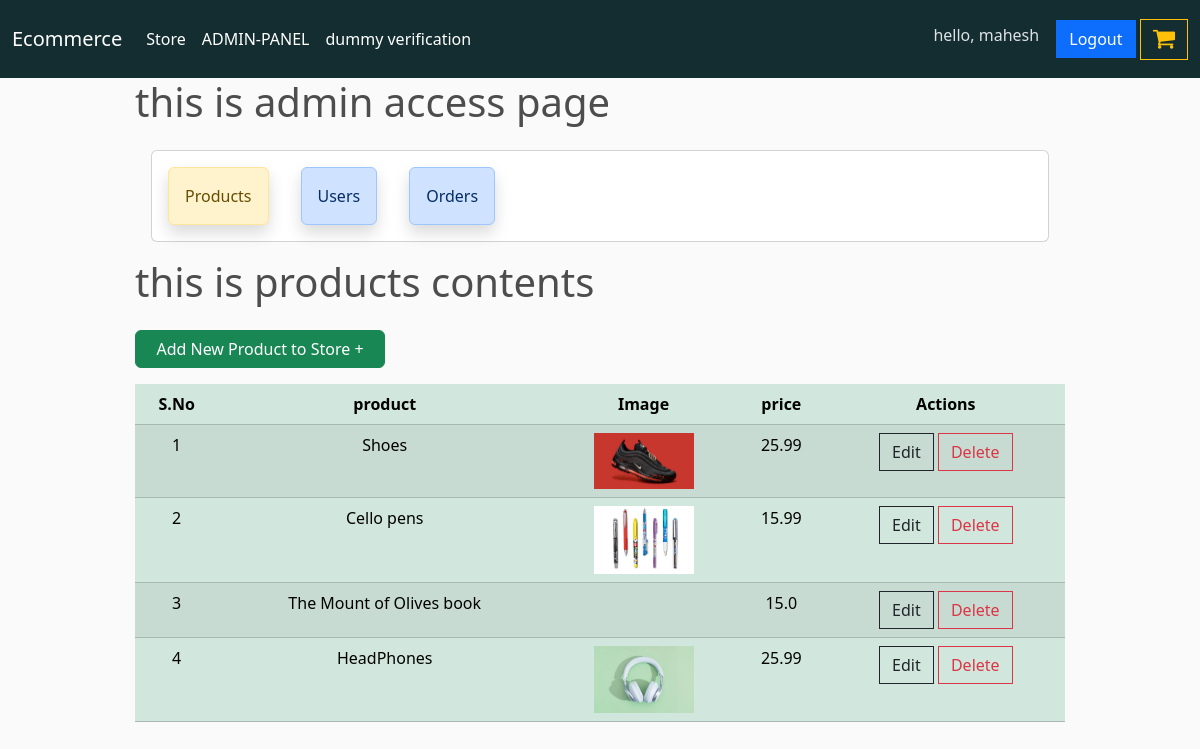
Before: /admin-access/products/ (signed in) with the older database file.
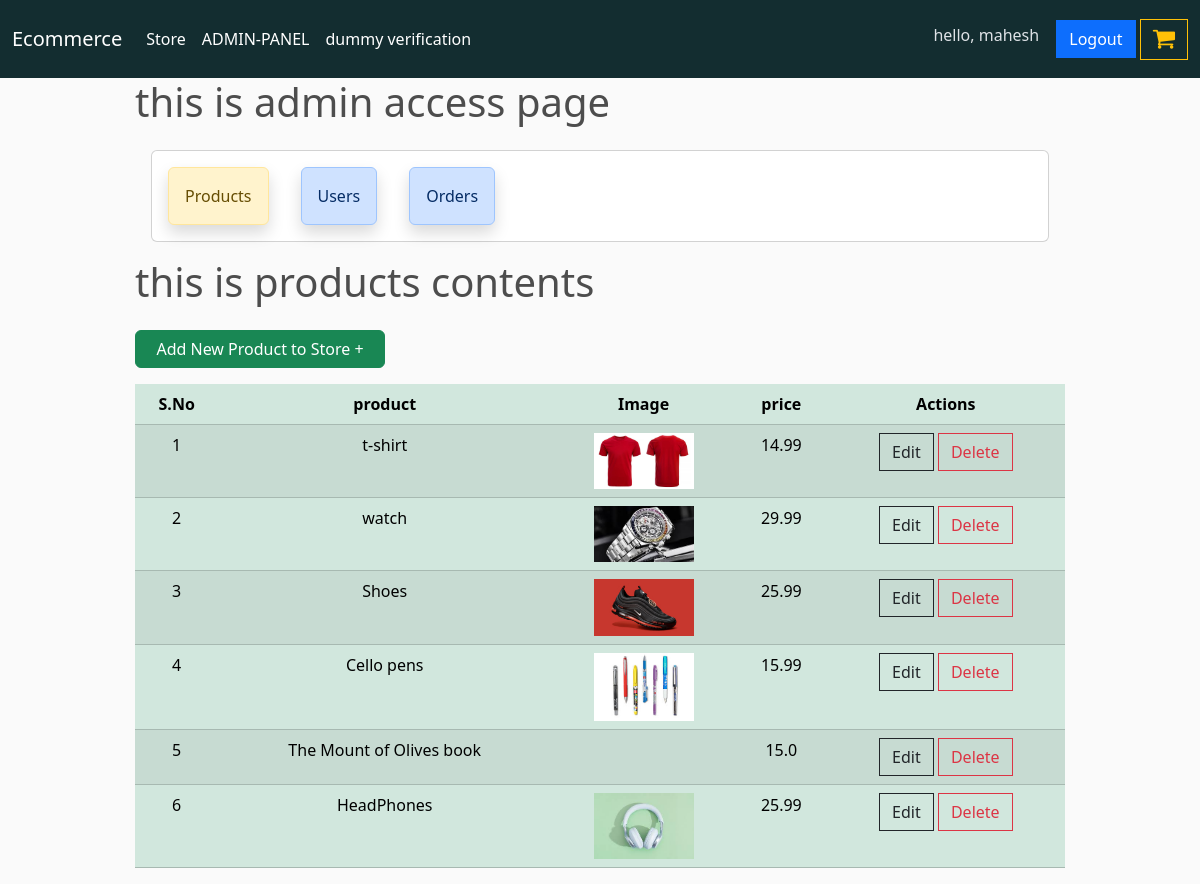
After: the same page with the newer database file.
### store/models.py (models this page shows, shortened)
class Product(models.Model):
    name = models.CharField(max_length = 100, null = True)
    price = models.FloatField()
    digital = models.BooleanField(default = False, null = True, blank = False)
    image = models.ImageField(blank=True, null=True)
    created_at = models.DateTimeField(auto_now_add = True)
    updated_at = models.DateTimeField(auto_now = True)
    class Meta:
        ordering = [ '-updated_at', '-created_at']
    @property
    def imageURL(self):
        try:
            url = self.image.url
        except:
            url = ''
        return url

### admin_access/views.py (the view)
# urls.py: path('products/', admin_products, name='admin-products'),
@user_passes_test(is_superuser, login_url='account-login')
def admin_products(request):
    products = Product.objects.all()
    context = {"products":products}
    return render(request, 'admin_access/admin_products.html', context)

### admin_access/views.py (called while the page is built)
def is_superuser(user):
    return user.is_superuser

### admin_access/templates/admin_access/admin_products.html (shortened to what this page needs)
{% extends 'admin_access/admin_home.html' %}
{% load static %}
{% block admin_content %}
<h1>this is products contents</h1>
<a href="{% url 'add-product' %}" class="btn btn-success rounded m-3 ms-0" style="width: 250px;">Add New Product to Store +</a>
<table class="table table-success table-striped text-center">
    <thead>
        <th>S.No</th>
        <th>product</th>
        <th>Image</th>
        <th>price</th>
        <th>Actions</th>
    </thead>
    <tbody>
        {% for product in products %}
            <tr>
                <td>{{forloop.counter}}</td>
                <td>{{product.name}}</td>
                <td>
                    <div class="mx-auto" style="width: 100px;"><img src="{{product.imageURL}}" alt="" class="w-100"></div>
                </td>
                <td>{{product.price}}</td>
                <td>
                        <a href="{% url 'update-product' product.id %}" class="btn btn-outline-dark">Edit</a>
                        <a href="#" class="btn btn-outline-danger" data-bs-toggle="modal"  data-product-id="{{ product.id }}" data-product-name="{{ product.name }}" data-bs-target="#exampleModal">
                            Delete
                        </a>
                </td>
            </tr>
        {% endfor %}
    </tbody>
</table>
{% endblock %}

Changed rows visible on the page:
added Product: name "t-shirt", imageURL (picture), price "14.99"
added Product: name "watch", imageURL (picture), price "29.99"
